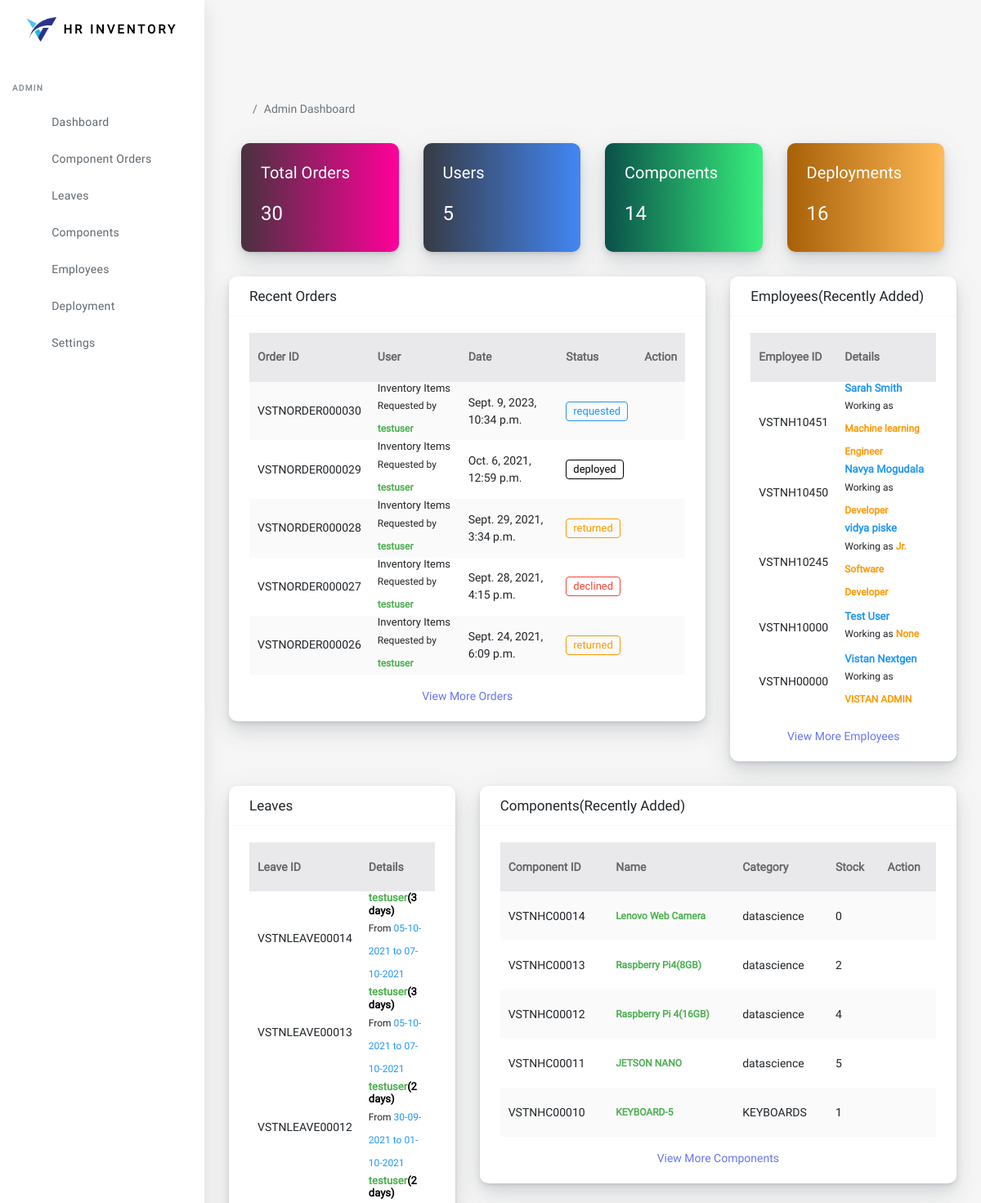
Page /dashboard/admin/ (signed in, upper part) on the earlier database version.
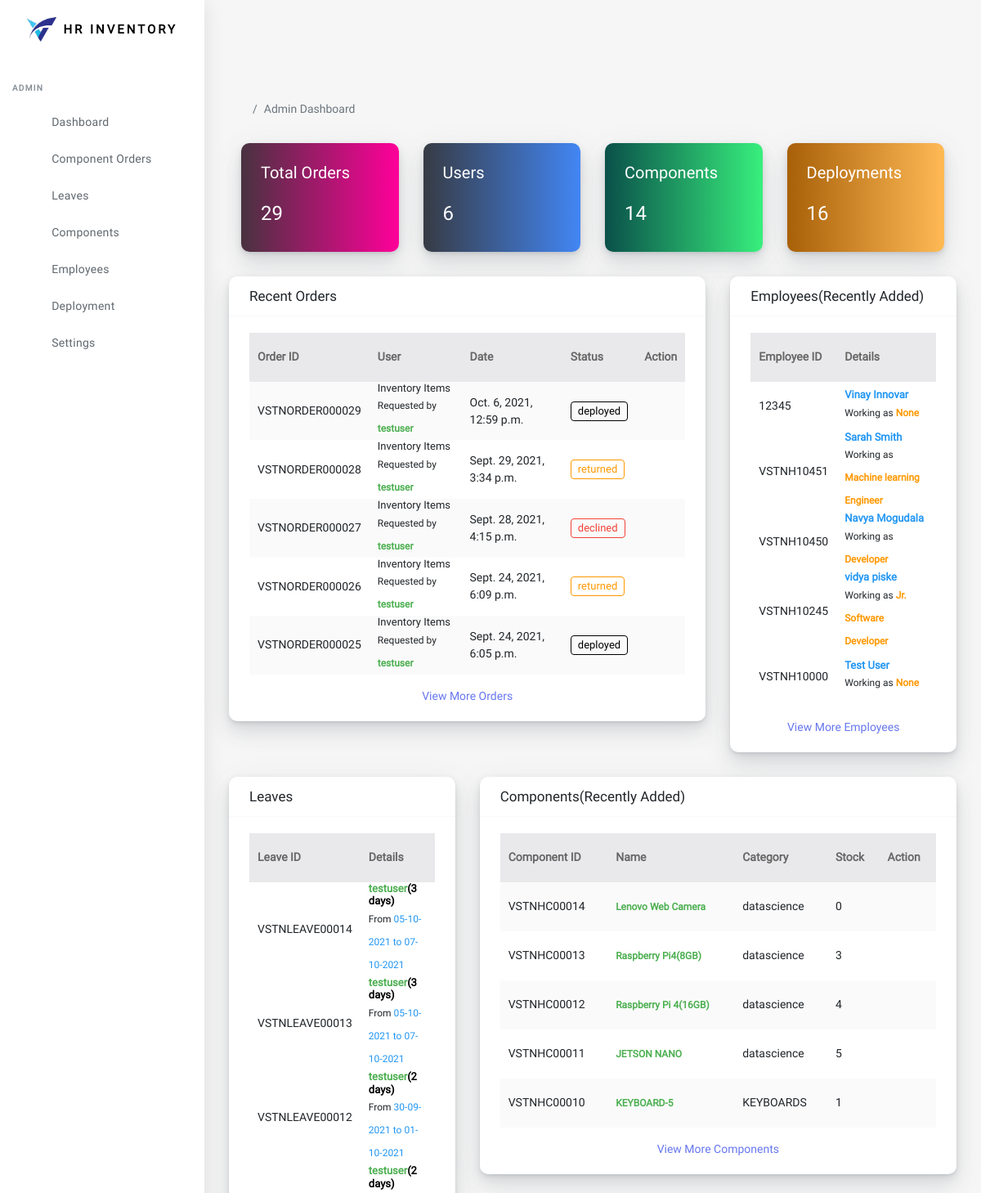
Same page on the later database version.
### order/models.py (models this page shows, shortened)
class Order(models.Model):
    def auto_order_id():
        no = Order.objects.count()
        str1 = 'VSTNORDER'
        list2 = ['0','0','0','0','0', '0']
        item = no+1
        str_item = str(item)
        list_item = list(str_item)
        leng = len(list_item)
        con = 6-leng
        list2[con:] = list_item
        result = ''.join(map(str, list2))
        final = str1+result
        return final
    order_id = models.CharField(max_length = 25,default=auto_order_id, editable = False)
    created_at = models.DateTimeField(auto_now_add = True)
    username = models.CharField(max_length =25, editable=False)
    email = models.CharField(max_length =100, editable=False)
    order_choices = (
        ('requested', 'requested'),
        ('approve', 'approve'),
        ('decline', 'decline'),
        ('deploy', 'deploy'),
        ('return', 'return'),
    )
    status = models.CharField(max_length = 50, choices = order_choices, default='requested')
    class Meta:
        verbose_name = 'Order'
        verbose_name_plural = 'Orders'
        ordering = ('-created_at',)

### accounts/models.py (models this page shows, shortened)
class CustomUser(AbstractUser):
    id = models.BigAutoField(primary_key = True)
    employee_id = models.CharField(max_length = 10, null=True, blank=True)
    department = models.ForeignKey(Department, on_delete = models.CASCADE, null=True)
    mobile = models.CharField(max_length = 10, null=True, blank=True)
    gender = models.CharField(choices=gender_choices, max_length=10, default = 'male', null=True, blank=True)
    profile_pic = models.ImageField(upload_to = 'profil_images', null = True, blank = True, )
    date_of_joining = models.DateField(auto_now = True, null=True, blank=True)
    designation = models.CharField(max_length=25, null=True, blank=True)
    status = models.BooleanField(default = True)
    employee_leaves = models.IntegerField(blank=True, null=True, default = 20)
    class Meta:
        verbose_name = 'User'
        verbose_name = 'User'
        ordering = ('-id', )

### leave/models.py (models this page shows, shortened)
class Leave(models.Model):
    def auto_comp_id():
        no = Leave.objects.count()
        str1 = 'VSTNLEAVE'
        list2 = ['0','0','0','0','0']
        item = no+1
        str_item = str(item)
        list_item = list(str_item)
        leng = len(list_item)
        con = 5-leng
        list2[con:] = list_item
        result = ''.join(map(str, list2))
        final = str1+result
        return final
    leave_choices = (
        ('sick', 'sick'),
        ('planned', 'planned'),
        ('unplanned', 'unplanned'),
    )
    status_choices = (
        ('requested', 'requested'),
        ('approved', 'approved'),
        ('declined', 'declined'),
    )
    leave_id = models.CharField(max_length=25, editable=False, default=auto_comp_id)
    user = models.CharField(max_length = 40)
    email = models.CharField(max_length=50)
    leave_type = models.CharField(choices=leave_choices, max_length=20, default = 'planned')
    from_date = models.DateField()
    to_date = models.DateField()
    total_no_of_leaves = models.IntegerField()
    reason = models.CharField(max_length = 100, blank=True, null = True)
    status = models.CharField(choices=status_choices, max_length =20, default = 'requested')
    date_of_apply = models.DateField(auto_now_add=True, blank = True, null=True)
    class Meta:
        ordering = ('-id',)
        verbose_name = 'Leave'
        verbose_name_plural = 'Leaves'

### components/models.py (models this page shows, shortened)
class Component(models.Model):
    def auto_comp_id():
        no = Component.objects.count()
        str1 = 'VSTNHC'
        list2 = ['0','0','0','0','0']
        item = no+1
        str_item = str(item)
        list_item = list(str_item)
        leng = len(list_item)
        con = 5-leng
        list2[con:] = list_item
        result = ''.join(map(str, list2))
        final = str1+result
        return final
    component_id = models.CharField(max_length = 20, default = auto_comp_id, editable=False)
    name = models.CharField(max_length=75, unique = True)
    category = models.ForeignKey(ComponentCategory, on_delete=models.CASCADE)
    component_location = models.CharField(max_length =  100, default='inventory')
    vendor = models.CharField(max_length=100, null = True, blank=True)
    invoice = models.CharField(max_length=25, blank=True, null=True)
    component_id_by_vendor = models.CharField(blank = True, null=True, max_length=35)
    date_of_order = models.DateField()
    created_at = models.DateTimeField(auto_now_add=True)
    updated_at = models.DateTimeField(auto_now = True)
    image = models.ImageField(upload_to = 'components', blank=True, null=True)
    avialable = models.BooleanField(default=True)
    stock = models.IntegerField()
    price = models.DecimalField(max_digits =10, decimal_places=2)
    description = models.TextField(blank=True, null=True)
    class Meta:
        ordering = ('-id',)
        verbose_name = 'Component'
        verbose_name = 'Components'

class ComponentCategory(models.Model):
    name = models.CharField(max_length=75, unique = True)
    created_at = models.DateTimeField(auto_now_add=True)
    image = models.ImageField(upload_to = 'component_category', blank=True, null=True)
    description = models.TextField(blank=True, null=True)
    class Meta:
        ordering = ('name',)
        verbose_name = 'Component Category'
        verbose_name_plural = 'Component Categories'
    def __str__(self):
        return '{}'.format(self.name)

### dashboard/views.py (the view)
# urls.py: path('admin/', views.admin_dashboard,  name = 'admin-dashboard'),
@staff_member_required(login_url='accounts:auth-login')
def admin_dashboard(request):
    components = Component.objects.all().order_by('-id')[:5]
    users = User.objects.all().order_by('-id')[:5]
    orders = Order.objects.all().order_by('-id')[:5]
    deployments = Deployment.objects.all().order_by('-id')[:5]
    leaves = Leave.objects.all().order_by('-id')[:5]
    comp_len = Component.objects.count()
    user_len = User.objects.count()
    ord_len = Order.objects.count()
    dep_len = Deployment.objects.count()
    return render(request, 'dashboard/admin_dashboard.html', {'components':components,
                                                              'users' : users,
                                                              'orders' : orders,
                                                              'deployments': deployments,
                                                              'leaves' : leaves,
                                                              'comp_len' : comp_len,
                                                              'user_len' : user_len,
                                                              'ord_len' : ord_len,
                                                              'dep_len' : dep_len,
                                                               })

### dashboard/templates/dashboard/admin_dashboard.html (shortened to what this page needs)
{% extends 'base.html' %}
{% load static %}
{% block content %}
      <div class="main-content">
        <section class="section">
          <ul class="breadcrumb breadcrumb-style ">
            <li class="breadcrumb-item">
              <a href="index-2.html">
                </a>
            </li>
            <li class="breadcrumb-item active">Admin Dashboard</li>
          </ul>
          {% include 'dashboard/admin_cards.html' %}
          {% include 'dashboard/admin_tables.html' %}
        </section>
      </div>
    </div>
{% endblock %}

### dashboard/templates/dashboard/admin_tables.html (shortened to what the changed rows need)
          <div class="row">
            <div class="col-12 col-sm-12 col-md-12 col-lg-8 col-xl-8">
              <div class="card">
                <div class="card-body">
                  <div class="table-responsive" id="proTeamScroll">
                    <table class="table table-striped">
                      <thead>
                        <tr>
                          <th>Order ID</th>
                          <th>User</th>
                          <th>Date</th>
                          <th>Status</th>
                          <th>Action</th>
                        </tr>
                      </thead>
                      {% for i in orders %}
                      <tr>
                        <td>{{i.order_id}}
                        </td>
                        <td>
                          <h6 class="mb-0 font-13">Inventory Items</h6>
                          <p class="m-0 font-12">
                            Requested by<span class="col-green font-weight-bold"> {{i.username}}</span>
                          </p>
                        </td>
                        <td>{{i.created_at}}</td>
                        <td class="text-truncate">
                            {% if i.status == 'requested'%}<div class="badge-outline col-blue">{{i.status}}</div>{% endif %}
                            {% if i.status == 'decline'%}<div class="badge-outline col-red">{{i.status}}d</div>{% endif %}
                            {% if i.status == 'return'%}<div class="badge-outline col-orange">{{i.status}}ed</div>{% endif %}
                            {% if i.status == 'deploy'%}<div class="badge-outline col-black">{{i.status}}ed</div>{% endif %}
                        </td>
                        <td>
                          <a href="{% url 'order:order-detail-admin' i.id %}" data-toggle="tooltip" title="" data-original-title="View"><i
                              class="fas fa-eye"></i></a>
                        </td>
                      </tr>
                      {% endfor %}
                    </table>
                  </div>
                </div>
              </div>
            </div>
            <div class="col-12 col-sm-12 col-md-12 col-lg-4 col-xl-4">
                <div class="card">
                  <div class="card-body">
                    <div class="media-list position-relative">
                      <div class="table-responsive" id="project-team-scroll">
                        <table class="table table-hover table-xl mb-0">
                          <thead>
                            <tr>
                              <th>Employee ID</th>
                              <th>Details</th>
                            </tr>
                          </thead>
                          <tbody>
                            {% for i in users%}
                            <tr>
                              <td class="text-truncate">{{i.employee_id}}</td>
                              <td>
                                <h6 class="mb-0 font-13 col-blue font-weight-bold">{{i.first_name}} {{i.last_name}}</h6>
                                <p class="m-0 font-12">
                                  Working as <span class="col-orange font-weight-bold"> {{i.designation}}</span>
                                </p>
                              </td>
                            </tr>
                            {% endfor %}
                          </tbody>
                        </table>
                        <br>
                      </div>
                    </div>
                  </div>
                </div>
              </div>
            </div>
            <div class="row">
                <div class="col-12 col-sm-12 col-md-12 col-lg-4 col-xl-4">
                    <div class="card">
                      <div class="card-body">
                        <div class="media-list position-relative">
                          <div class="table-responsive" id="project-team-scroll">
                            <table class="table table-hover table-xl mb-0">
                              <thead>
                                <tr>
                                  <th>Leave ID</th>
                                  <th>Details</th>
                                </tr>
                              </thead>
                              <tbody>
                                {% for i in leaves%}
                                <tr>
                                  <td class="text-truncate">{{i.leave_id}}</td>
                                  <td>
                                    <h6 class="mb-0 font-13 col-green font-weight-bold">{{i.user}}<span class="col-black">({{i.total_no_of_leaves}} days)</span></h6>
                                    <p class="m-0 font-12">
                                      From  <span class="col-blue"> {{i.from_date|date:"d-m-Y"}} to {{i.to_date|date:"d-m-Y"}}</span>
                                    </p>
                                  </td>
                                </tr>
                                {% endfor %}
                              </tbody>
                            </table>
                            <br>
                          </div>
                        </div>
                      </div>
                    </div>
                  </div>
                  <div class="col-12 col-sm-12 col-md-12 col-lg-8 col-xl-8">
                    <div class="card">
                      <div class="card-body">
                        <div class="table-responsive" id="proTeamScroll">
                          <table class="table table-striped">
                            <thead>
                              <tr>
                                <th>Component ID</th>
                                <th>Name</th>
                                <th>Category</th>
                                <th>Stock</th>
                                <th>Action</th>
                              </tr>
                            </thead>
                            {% for i in components %}
                            <tr>
                              <td>{{i.component_id}}
                              </td>
                              <td>
                                <p class="m-0 font-12">
                                  <span class="col-green font-weight-bold"> {{i.name}}</span>
                                </p>
                              </td>
                              <td>
                                  {{i.category}}
                              </td>
                              <td>{{i.stock}}</td>
                              <td>
                                <a href="" data-toggle="tooltip" title="" data-original-title="View"><i
                                    class="fas fa-eye"></i></a>
                              </td>
                            </tr>
                            {% endfor %}
                          </table>
                        </div>
                      </div>
                    </div>
                  </div>
            </div>

Differences in the rows shown:
removed Order: order_id "VSTNORDER000030", username "testuser", created_at "Sept. 9, 2023, 10:34 p.m.", status "requested"
no longer on this page (row edited): CustomUser: employee_id "VSTNH00000", first_name "Vistan", last_name "Nextgen", designation "VISTAN ADMIN"
now on this page (row unchanged): Order: order_id "VSTNORDER000025", username "testuser", created_at "Sept. 24, 2021, 6:05 p.m.", status "deploy"
added CustomUser: employee_id "12345", first_name "Vinay", last_name "Innovar", designation "None"
changed Component "VSTNHC00013": stock "2" → "3"
Other differences:
{{ ord_len }}: "30" → "29"
{{ user_len }}: "5" → "6"
